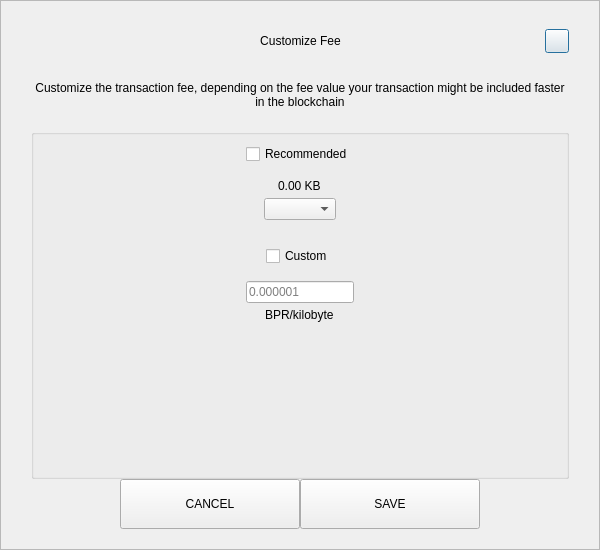
<?xml version="1.0" encoding="UTF-8"?>
<ui version="4.0">
 <class>SendCustomFeeDialog</class>
 <widget class="QDialog" name="SendCustomFeeDialog">
  <property name="geometry">
   <rect>
    <x>0</x>
    <y>0</y>
    <width>600</width>
    <height>550</height>
   </rect>
  </property>
  <property name="windowTitle">
   <string>Form</string>
  </property>
  <layout class="QVBoxLayout" name="verticalLayout_3">
   <property name="spacing">
    <number>0</number>
   </property>
   <property name="leftMargin">
    <number>0</number>
   </property>
   <property name="topMargin">
    <number>0</number>
   </property>
   <property name="rightMargin">
    <number>0</number>
   </property>
   <property name="bottomMargin">
    <number>0</number>
   </property>
   <item>
    <widget class="QFrame" name="frame">
     <property name="styleSheet">
      <string notr="true"/>
     </property>
     <property name="frameShape">
      <enum>QFrame::StyledPanel</enum>
     </property>
     <property name="frameShadow">
      <enum>QFrame::Raised</enum>
     </property>
     <layout class="QVBoxLayout" name="verticalLayout_2">
      <property name="spacing">
       <number>0</number>
      </property>
      <property name="leftMargin">
       <number>30</number>
      </property>
      <property name="topMargin">
       <number>20</number>
      </property>
      <property name="rightMargin">
       <number>30</number>
      </property>
      <property name="bottomMargin">
       <number>20</number>
      </property>
      <item>
       <layout class="QHBoxLayout" name="horizontalLayout_3">
        <property name="spacing">
         <number>0</number>
        </property>
        <item>
         <spacer name="horizontalSpacer_21">
          <property name="orientation">
           <enum>Qt::Horizontal</enum>
          </property>
          <property name="sizeHint" stdset="0">
           <size>
            <width>40</width>
            <height>20</height>
           </size>
          </property>
         </spacer>
        </item>
        <item>
         <widget class="QLabel" name="labelTitle">
          <property name="minimumSize">
           <size>
            <width>0</width>
            <height>40</height>
           </size>
          </property>
          <property name="maximumSize">
           <size>
            <width>16777215</width>
            <height>40</height>
           </size>
          </property>
          <property name="styleSheet">
           <string notr="true">padding-left:24px;</string>
          </property>
          <property name="text">
           <string>Customize Fee</string>
          </property>
          <property name="alignment">
           <set>Qt::AlignCenter</set>
          </property>
          <property name="margin">
           <number>7</number>
          </property>
         </widget>
        </item>
        <item>
         <spacer name="horizontalSpacer">
          <property name="orientation">
           <enum>Qt::Horizontal</enum>
          </property>
          <property name="sizeHint" stdset="0">
           <size>
            <width>40</width>
            <height>20</height>
           </size>
          </property>
         </spacer>
        </item>
        <item>
         <widget class="QPushButton" name="btnEsc">
          <property name="minimumSize">
           <size>
            <width>24</width>
            <height>24</height>
           </size>
          </property>
          <property name="maximumSize">
           <size>
            <width>24</width>
            <height>24</height>
           </size>
          </property>
          <property name="text">
           <string/>
          </property>
         </widget>
        </item>
       </layout>
      </item>
      <item>
       <spacer name="verticalSpacer_2">
        <property name="orientation">
         <enum>Qt::Vertical</enum>
        </property>
        <property name="sizeType">
         <enum>QSizePolicy::Fixed</enum>
        </property>
        <property name="sizeHint" stdset="0">
         <size>
          <width>20</width>
          <height>20</height>
         </size>
        </property>
       </spacer>
      </item>
      <item>
       <widget class="QLabel" name="labelMessage">
        <property name="text">
         <string>Customize the transaction fee, depending on the fee value your transaction might be included faster in the blockchain</string>
        </property>
        <property name="alignment">
         <set>Qt::AlignCenter</set>
        </property>
        <property name="wordWrap">
         <bool>true</bool>
        </property>
       </widget>
      </item>
      <item>
       <spacer name="verticalSpacer_3">
        <property name="orientation">
         <enum>Qt::Vertical</enum>
        </property>
        <property name="sizeType">
         <enum>QSizePolicy::Fixed</enum>
        </property>
        <property name="sizeHint" stdset="0">
         <size>
          <width>20</width>
          <height>20</height>
         </size>
        </property>
       </spacer>
      </item>
      <item>
       <widget class="QGroupBox" name="groupBox">
        <property name="title">
         <string/>
        </property>
        <layout class="QVBoxLayout" name="verticalLayout">
         <property name="leftMargin">
          <number>12</number>
         </property>
         <property name="rightMargin">
          <number>12</number>
         </property>
         <item>
          <layout class="QVBoxLayout" name="verticalLayout_4">
           <property name="spacing">
            <number>5</number>
           </property>
           <item alignment="Qt::AlignHCenter">
            <widget class="QCheckBox" name="checkBoxRecommended">
             <property name="text">
              <string>Recommended</string>
             </property>
            </widget>
           </item>
           <item>
            <spacer name="verticalSpacer_5">
             <property name="orientation">
              <enum>Qt::Vertical</enum>
             </property>
             <property name="sizeType">
              <enum>QSizePolicy::Fixed</enum>
             </property>
             <property name="sizeHint" stdset="0">
              <size>
               <width>20</width>
               <height>10</height>
              </size>
             </property>
            </spacer>
           </item>
           <item alignment="Qt::AlignHCenter">
            <widget class="QLabel" name="labelFee">
             <property name="text">
              <string>0.00 KB</string>
             </property>
            </widget>
           </item>
           <item alignment="Qt::AlignHCenter">
            <widget class="QComboBox" name="comboBoxRecommended"/>
           </item>
          </layout>
         </item>
         <item>
          <spacer name="verticalSpacer">
           <property name="orientation">
            <enum>Qt::Vertical</enum>
           </property>
           <property name="sizeType">
            <enum>QSizePolicy::Fixed</enum>
           </property>
           <property name="sizeHint" stdset="0">
            <size>
             <width>20</width>
             <height>20</height>
            </size>
           </property>
          </spacer>
         </item>
         <item>
          <layout class="QVBoxLayout" name="verticalLayout_5">
           <property name="spacing">
            <number>5</number>
           </property>
           <item alignment="Qt::AlignHCenter">
            <widget class="QCheckBox" name="checkBoxCustom">
             <property name="text">
              <string>Custom</string>
             </property>
            </widget>
           </item>
           <item>
            <spacer name="verticalSpacer_6">
             <property name="orientation">
              <enum>Qt::Vertical</enum>
             </property>
             <property name="sizeType">
              <enum>QSizePolicy::Fixed</enum>
             </property>
             <property name="sizeHint" stdset="0">
              <size>
               <width>20</width>
               <height>10</height>
              </size>
             </property>
            </spacer>
           </item>
           <item alignment="Qt::AlignHCenter">
            <widget class="QLineEdit" name="lineEditCustomFee">
             <property name="placeholderText">
              <string notr="true">0.000001</string>
             </property>
            </widget>
           </item>
           <item alignment="Qt::AlignHCenter">
            <widget class="QLabel" name="labelCustomFee">
             <property name="text">
              <string>BPR/kilobyte</string>
             </property>
            </widget>
           </item>
          </layout>
         </item>
         <item>
          <spacer name="verticalSpacer_4">
           <property name="orientation">
            <enum>Qt::Vertical</enum>
           </property>
           <property name="sizeHint" stdset="0">
            <size>
             <width>20</width>
             <height>40</height>
            </size>
           </property>
          </spacer>
         </item>
        </layout>
       </widget>
      </item>
      <item>
       <layout class="QHBoxLayout" name="horizontalLayout" stretch="1,2,2,1">
        <item>
         <spacer name="horizontalSpacer1">
          <property name="orientation">
           <enum>Qt::Horizontal</enum>
          </property>
          <property name="sizeHint" stdset="0">
           <size>
            <width>40</width>
            <height>20</height>
           </size>
          </property>
         </spacer>
        </item>
        <item>
         <widget class="QPushButton" name="btnCancel">
          <property name="minimumSize">
           <size>
            <width>180</width>
            <height>50</height>
           </size>
          </property>
          <property name="focusPolicy">
           <enum>Qt::NoFocus</enum>
          </property>
          <property name="text">
           <string>CANCEL</string>
          </property>
         </widget>
        </item>
        <item>
         <widget class="QPushButton" name="btnSave">
          <property name="minimumSize">
           <size>
            <width>180</width>
            <height>50</height>
           </size>
          </property>
          <property name="focusPolicy">
           <enum>Qt::NoFocus</enum>
          </property>
          <property name="text">
           <string>SAVE</string>
          </property>
         </widget>
        </item>
        <item>
         <spacer name="horizontalSpacer_2">
          <property name="orientation">
           <enum>Qt::Horizontal</enum>
          </property>
          <property name="sizeHint" stdset="0">
           <size>
            <width>40</width>
            <height>20</height>
           </size>
          </property>
         </spacer>
        </item>
       </layout>
      </item>
     </layout>
    </widget>
   </item>
  </layout>
 </widget>
 <resources/>
 <connections/>
</ui>
